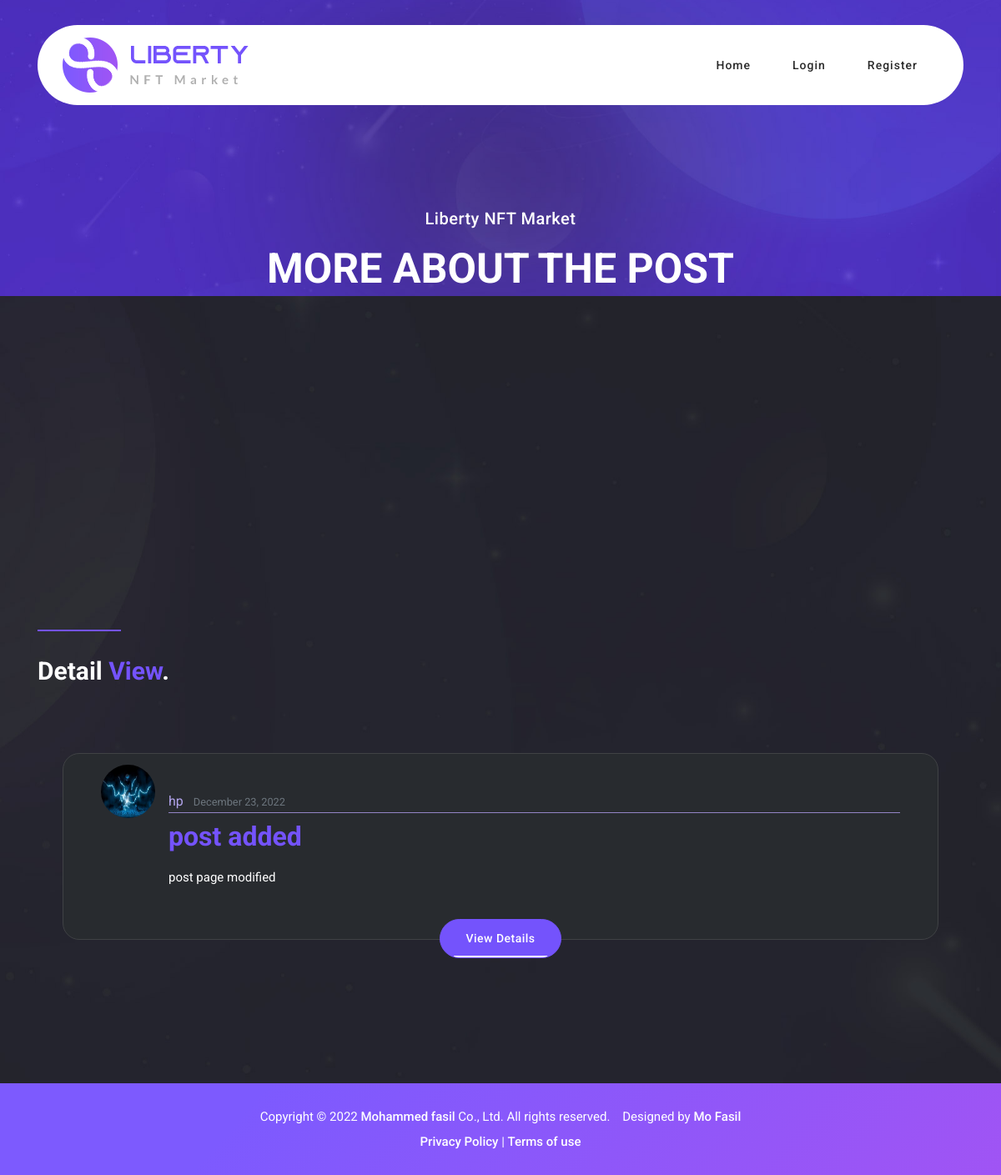
/post/45/, run on the app's committed database.
### blog/models.py (models this page shows, shortened)
class Post(models.Model):
    title = models.CharField(max_length=100)
    content = models.TextField()
    date_posted = models.DateTimeField(default=timezone.now)
    author = models.ForeignKey(User, on_delete=models.CASCADE)

### users/models.py (models this page shows, shortened)
class Profile(models.Model):
    user = models.OneToOneField(User, on_delete=models.CASCADE)
    image = models.ImageField(default='default.jpg', upload_to='profile_pics')

### blog/views.py (the view)
# urls.py: path('post/<int:pk>/', PostDetailView.as_view(), name='post_detail'),
class PostDetailView(DetailView):
    model = Post
    context_object_name = 'post'

### blog/templates/blog/post_detail.html (shortened to what this page needs)
{% load static %}
<!DOCTYPE html>
<html lang="en">
  <head>
    <link href="{% static 'vendor/bootstrap/css/bootstrap.min.css' %}" rel="stylesheet">
    <link rel="stylesheet" href="https://maxcdn.bootstrapcdn.com/bootstrap/4.0.0/css/bootstrap.min.css">
    <link rel="stylesheet" type="text/css" href="{% static 'assets/css/fontawesome.css' %}">
    <link rel="stylesheet" type="text/css" href="{% static 'assets/css/templatemo-liberty-market.css' %}">
    <link rel="stylesheet" type="text/css" href="{% static 'assets/css/owl.css' %}">
    <link rel="stylesheet" type="text/css" href="{% static 'assets/css/animate.css' %}">
    <link rel="stylesheet" type="text/css" href="{% static 'assets/css/extras.css' %}">
    <link rel="stylesheet" href="https://unpkg.com/swiper@7/swiper-bundle.min.css">
  </head>
<body>
  <header class="header-area header-sticky">
    <div class="container">
        <div class="row">
            <div class="col-12">
                <nav class="main-nav">
                    <a href="{% url 'blog-home' %}"s class="logo">
                        <img src="{% static 'assets/images/logo.png' %}" alt="">
                    </a>
                    <ul class="nav">
                      <li><a href="{% url 'blog-home' %}">Home</a></li>
                    {% if user.is_authenticated %}
                      <li><a href="{% url 'explore' %}" class="active">Explore</a></li>
                      <li><a href="{% url 'logout' %}">Logout</a></li>
                      <li><a href="{% url 'profile' %}">Profile</a></li>
                      <li><a href="{% url 'post_form' %} ">New Post</a></li>
                    {% else %}
                      <li><a href="{% url 'login' %}">Login</a></li>
                      <li><a href="{% url 'register' %}">register</a></li>
                    {% endif %}
                  </ul>
                </nav>
            </div>
        </div>
    </div>
  </header>
  <div class="page-heading">
    <div class="container">
      <div class="row">
        <div class="col-lg-12">
          <h6>Liberty NFT Market</h6>
          <h2>More About The Post</h2>
        </div>
      </div>
    </div>
  </div>
  <div class="discover-items">
    <div class="container">
          <div class="section-heading">
            <div class="line-dec"></div>
            <h2>Detail <em>View</em>.</h2>
          </div>
        <div class="container">
          <div class="col-lg-12">
            <div class="item">
              <article class="media content-section">
                <img class="rounded-circle article-img" src="{{ post.author.profile.image.url }}">
                <div class="media-body">
                  <div class="article-metadata">
                    <a class="mr-2 article-author" href="#">{{ post.author }}</a>
                    <small class="text-muted">{{ post.date_posted|date:"F d, Y" }}</small>
                  </div>
                    <h2 class="padding"><a class="article-title" href="#">{{ post.title }}</a></h2>
                    <p class="article-content">{{ post.content }}</p>
                </div>
              </article>
              <div class="col-lg-12">
                  <div class="main-button">
                    <a href="details.html">View Details</a>
                  </div>
              </div>
            </div>
          </div>
        </div>
    </div>
  </div>
  <footer>
    <div class="container">
      <div class="row">
        <div class="col-lg-12">
          <p>Copyright © 2022 <a href="#">Mohammed fasil</a> Co., Ltd. All rights reserved.
          &nbsp;&nbsp;
          Designed by <a title="Fasil" rel="sponsored" href="https://www.linkedin.com/in/mohammed-fasil-65b167253/" target="_blank">Mo Fasil</a></p>
          <p> <a href="#">Privacy Policy</a>  |  <a href="#">Terms of use</a></p>
        </div>
      </div>
    </div>
  </footer>
  </body>
</html>

### blog/static/assets/css/extras.css (style rules this page uses)
.padding { padding: 5px 0px 15px; }
.article-author { color: #b3a5ed; }
.article-title { color: #7453fc; }
.content-section { padding: 15px; }
.article-img { height: 65px; width: 65px; margin-right: 16px; padding-bottom: 1px; }
.article-metadata { padding-bottom: 1px; margin-bottom: 4px; border-bottom: 1px solid #9284c6; }

### data on the page
Post: author.profile.image (picture), author "hp", date_posted "December 23, 2022", title "post added", content "post page modified"
